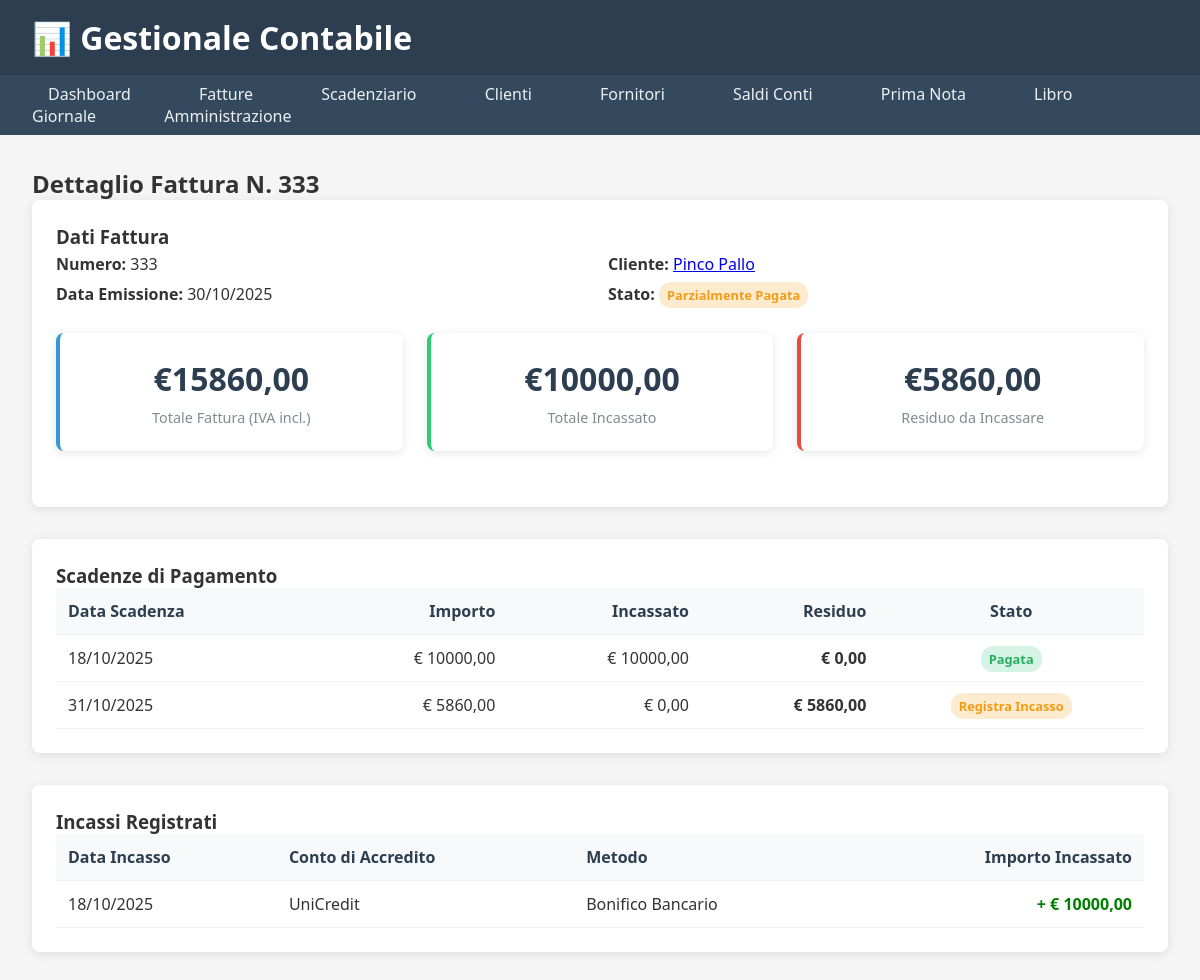
The page /fatture/3/ on the database its author committed.
### fatture/models.py (models this page shows, shortened)
class Fattura(models.Model):
    cliente = models.ForeignKey(
        'clienti.Cliente',  # Referenza all'app clienti
        on_delete=models.PROTECT,  # Impedisce cancellazione se ci sono fatture
        related_name='fatture',
        verbose_name="Cliente",
        help_text="Seleziona il cliente a cui intestare la fattura"
    )
    numero = models.CharField(
        max_length=20,
        verbose_name="Numero Fattura"
    )
    data_emissione = models.DateField(
        verbose_name="Data Emissione"
    )
    importo_totale = models.DecimalField(
        max_digits=10,
        decimal_places=2,
        verbose_name="Importo Totale Fattura"
    )
    aliquota_iva = models.DecimalField(
        max_digits=5,
        decimal_places=2,
        default=22.00,
        verbose_name="Aliquota IVA"
    )
    descrizione = models.TextField(blank=True)
    STATO_FATTURA = [
        ('bozza', 'Bozza'),
        ('emessa', 'Emessa'),
        ('parzialmente_pagata', 'Parzialmente Pagata'),
        ('pagata', 'Pagata'),
    ]
    stato = models.CharField(
        max_length=20,
        choices=STATO_FATTURA,
        default='bozza'
    )
    def importo_incassato(self):
        if not hasattr(self, 'scadenze') or not self.scadenze.exists():
            return Decimal('0.00')
        total_incassato = sum(scadenza.importo_incassato() for scadenza in self.scadenze.all())
        return total_incassato
    def importo_residuo(self):
        return self.totale_complessivo() - self.importo_incassato()
    def calcola_iva(self):
        if self.importo_totale is None or self.aliquota_iva is None:
            return 0  # Evita l'errore se i dati non sono ancora stati inseriti
        return (self.importo_totale * self.aliquota_iva) / 100
    def totale_complessivo(self):
        if self.importo_totale is None:
            return 0  # Evita l'errore durante la creazione
        return self.importo_totale + self.calcola_iva()

class ScadenzaFattura(models.Model):
    fattura = models.ForeignKey(
        Fattura,
        on_delete=models.CASCADE,
        related_name='scadenze',
        verbose_name="Fattura di Riferimento"
    )
    data_scadenza = models.DateField(
        verbose_name="Data Scadenza Pagamento"
    )
    importo = models.DecimalField(
        max_digits=10,
        decimal_places=2,
        verbose_name="Importo Scadenza"
    )
    STATO_SCADENZA = [
        ('da_pagare', 'Da Pagare'),
        ('parzialmente_pagata', 'Parzialmente Pagata'),
        ('pagata', 'Pagata'),
    ]
    stato = models.CharField(
        max_length=20,
        choices=STATO_SCADENZA,
        default='da_pagare'
    )
    data_pagamento = models.DateField(
        null=True,
        blank=True,
        verbose_name="Data Effettiva Pagamento"
    )
    def importo_incassato(self):
        if hasattr(self, 'incassi') and self.incassi.exists():
            return sum(incasso.importo_incassato for incasso in self.incassi.all())
        return Decimal('0.00')
    def is_scaduta(self):
        if not self.data_scadenza:
            return False
        return (self.data_scadenza < timezone.now().date()
                and self.stato != 'pagata')
    class Meta:
        verbose_name = "Scadenza Fattura"
        verbose_name_plural = "Scadenze Fatture"
        ordering = ['data_scadenza']

### clienti/models.py (models this page shows, shortened)
class Cliente(models.Model):
    ragione_sociale = models.CharField(
        max_length=200,
        verbose_name="Ragione Sociale",
        help_text="Nome completo dell'azienda o della persona"
    )
    indirizzo = models.CharField(
        max_length=255,
        verbose_name="Indirizzo",
        blank=True
    )
    citta = models.CharField(
        max_length=100,
        verbose_name="Città",
        blank=True
    )
    cap = models.CharField(
        max_length=5,
        verbose_name="CAP",
        blank=True,
        validators=[RegexValidator(r'^\d{5}$', 'Il CAP deve avere 5 numeri')]
    )
    provincia = models.CharField(
        max_length=2,
        verbose_name="Provincia",
        blank=True,
        help_text="Sigla provincia (es: RM)"
    )
    partita_iva = models.CharField(
        max_length=11,
        verbose_name="Partita IVA",
        unique=True,
        validators=[RegexValidator(r'^\d{11}$', 'La P.IVA deve avere 11 numeri')],
        help_text="Partita IVA (11 cifre)"
    )
    codice_fiscale = models.CharField(
        max_length=16,
        verbose_name="Codice Fiscale",
        blank=True,
        help_text="Codice Fiscale (16 caratteri)"
    )
    email = models.EmailField(
        verbose_name="Email",
        blank=True
    )
    telefono = models.CharField(
        max_length=20,
        verbose_name="Telefono",
        blank=True
    )
    STATO_CLIENTE = [
        ('attivo', 'Attivo'),
        ('inattivo', 'Inattivo'),
        ('bloccato', 'Bloccato'),
    ]
    stato = models.CharField(
        max_length=10,
        choices=STATO_CLIENTE,
        default='attivo',
        verbose_name="Stato Cliente"
    )
    class Meta:
        verbose_name = "Cliente"
        verbose_name_plural = "Clienti"
        ordering = ['ragione_sociale']

### tesoreria/models.py (models this page shows, shortened)
class Incasso(models.Model):
    scadenza = models.ForeignKey(
        'fatture.ScadenzaFattura',  # Referenza all'app fatture
        on_delete=models.CASCADE,
        related_name='incassi',
        verbose_name="Scadenza Fattura",
        help_text="Seleziona la scadenza a cui associare l'incasso"
    )
    conto_bancario = models.ForeignKey(
        ContoBancario,
        on_delete=models.PROTECT,
        related_name='incassi',
        verbose_name="Conto di Accredito",
        help_text="Seleziona il conto su cui è stato incassato l'importo"
    )
    data_incasso = models.DateField(
        verbose_name="Data Incasso",
        default=timezone.localdate,
        help_text="Data in cui è avvenuto materialmente l'incasso"
    )
    importo_incassato = models.DecimalField(
        max_digits=10,
        decimal_places=2,
        verbose_name="Importo Incassato",
        validators=[MinValueValidator(Decimal('0.01'))],
        help_text="Importo effettivamente incassato"
    )
    METODO_PAGAMENTO = [
        ('bonifico', 'Bonifico Bancario'),
        ('assegno', 'Assegno'),
        ('contanti', 'Contanti'),
        ('pos', 'Carta di Credito/POS'),
        ('ria', 'RID/Riba'),
        ('altro', 'Altro'),
    ]
    metodo_pagamento = models.CharField(
        max_length=10,
        choices=METODO_PAGAMENTO,
        default='bonifico',
        verbose_name="Metodo di Pagamento"
    )
    note = models.TextField(
        blank=True,
        verbose_name="Note",
        help_text="Eventuali note sull'incasso (riferimenti, causale, etc.)"
    )
    class Meta:
        verbose_name = "Incasso"
        verbose_name_plural = "Incassi"
        ordering = ['-data_incasso']

class ContoBancario(models.Model):
    TIPO_CONTO = [
        ('bancario', 'Conto Bancario'),
        ('cassa', 'Cassa'),
        ('paypal', 'PayPal/Conto Online'),
        ('altro', 'Altro'),
    ]
    nome = models.CharField(
        max_length=100,
        verbose_name="Nome Conto",
        help_text="Nome identificativo del conto (es: Banca Intesa Conto Corrente)"
    )
    tipo_conto = models.CharField(
        max_length=10,
        choices=TIPO_CONTO,
        default='bancario',
        verbose_name="Tipo Conto"
    )
    intestatario = models.CharField(
        max_length=200,
        verbose_name="Intestatario",
        blank=True
    )
    iban = models.CharField(
        max_length=27,
        verbose_name="IBAN",
        blank=True,
        validators=[RegexValidator(
            regex=r'^[A-Z]{2}\d{2}[A-Z0-9]{1,30}$',
            message='Inserire un IBAN valido'
        )]
    )
    nome_banca = models.CharField(
        max_length=100,
        verbose_name="Nome Banca",
        blank=True
    )
    conto_contabile = models.ForeignKey(
        PianoDeiConti,
        on_delete=models.PROTECT,
        verbose_name="Conto Contabile Associato",
        null=True, blank=True, # Rendilo opzionale per ora
        limit_choices_to={'codice__startswith': '1.1.0'} # Mostra solo conti di liquidità (Cassa, Banche)
    )
    attivo = models.BooleanField(
        default=True,
        verbose_name="Conto Attivo",
        help_text="Se deselezionato, il conto non sarà più utilizzabile per nuovi movimenti"
    )
    def __str__(self):
        return f"{self.nome}"
    class Meta:
        verbose_name = "Conto Bancario"
        verbose_name_plural = "Conti Bancari"
        ordering = ['tipo_conto', 'nome']

### fatture/views.py (the view, shortened to what this page needs)
# urls.py: path('<int:pk>/', views.dettaglio_fattura, name='dettaglio_fattura'),
def dettaglio_fattura(request, pk):
    fattura = get_object_or_404(Fattura.objects.select_related('cliente'), pk=pk)
    incasso_form = form if request.method == 'POST' and not form.is_valid() else IncassoForm()
    scadenze = fattura.scadenze.annotate(
        totale_incassato=Coalesce(Sum('incassi__importo_incassato'), Decimal('0.00'))
    ).annotate(
        residuo_calcolato=F('importo') - F('totale_incassato')
    ).order_by('data_scadenza')
    incassi = Incasso.objects.filter(scadenza__fattura=fattura).select_related('conto_bancario').order_by('data_incasso')
    context = {
        'fattura': fattura,
        'incasso_form': incasso_form,
        'scadenze': scadenze,
        'incassi': incassi,
        'titolo_pagina': f"Dettaglio Fattura N. {fattura.numero}"
    }
    return render(request, 'fatture/dettaglio_fattura.html', context)

### templates/fatture/dettaglio_fattura.html (shortened to what this page needs)
{% extends "base.html" %} {% block content %}
<div style="display: flex; justify-content: space-between; align-items: center">
  <h2>{{ titolo_pagina }}</h2>
</div>
<div class="section">
  <h3>Dati Fattura</h3>
  <div class="anagrafica-grid">
    <div class="anagrafica-col">
      <div><strong>Numero:</strong> {{ fattura.numero }}</div>
      <div>
        <strong>Data Emissione:</strong> {{ fattura.data_emissione|date:"d/m/Y"}}
      </div>
    </div>
    <div class="anagrafica-col">
      <div>
        <strong>Cliente:</strong>
        <a href="{% url 'clienti:dettaglio_cliente' fattura.cliente.pk %}"
          >{{ fattura.cliente.ragione_sociale }}</a
        >
      </div>
      <div>
        <strong>Stato:</strong>
        <span
          class="badge {% if fattura.stato == 'pagata' %}success{% elif fattura.stato == 'parzialmente_pagata' %}warning{% else %}danger{% endif %}"
          >{{ fattura.get_stato_display }}</span
        >
      </div>
    </div>
  </div>
  <div class="kpi-grid" style="grid-template-columns: repeat(3, 1fr)">
    <div class="kpi-card">
      <div class="kpi-value">
        €{{ fattura.totale_complessivo|floatformat:2 }}
      </div>
      <div class="kpi-label">Totale Fattura (IVA incl.)</div>
    </div>
    <div class="kpi-card success">
      <div class="kpi-value">
        €{{ fattura.importo_incassato|floatformat:2 }}
      </div>
      <div class="kpi-label">Totale Incassato</div>
    </div>
    <div class="kpi-card {% if fattura.importo_residuo > 0 %}alert{% endif %}">
      <div class="kpi-value">€{{ fattura.importo_residuo|floatformat:2 }}</div>
      <div class="kpi-label">Residuo da Incassare</div>
    </div>
  </div>
</div>
<div class="section">
  <h3>Scadenze di Pagamento</h3>
  <table class="table">
    <thead>
      <tr>
        <th>Data Scadenza</th>
        <th style="text-align: right">Importo</th>
        <th style="text-align: right">Incassato</th>
        <th style="text-align: right">Residuo</th>
        <th style="text-align: center">Stato</th>
      </tr>
    </thead>
    <tbody>
      {% for scadenza in scadenze %}
      <tr class="{% if scadenza.is_scaduta %}scadenza-scaduta{% endif %}">
        <td>{{ scadenza.data_scadenza|date:"d/m/Y" }}</td>
        <td style="text-align: right">
          € {{ scadenza.importo|floatformat:2 }}
        </td>
        <td style="text-align: right">
          € {{ scadenza.importo_incassato|floatformat:2 }}
        </td>
        <td style="text-align: right; font-weight: bold">
          € {{ scadenza.residuo_calcolato|floatformat:2 }}
        </td>
        <td style="text-align: center">
           {% if scadenza.stato != 'pagata' %}
          <span
            class="badge {% if scadenza.is_scaduta %}danger{% else %}warning{% endif %} open-modal-btn"
            style="cursor: pointer"
            data-scadenza-id="{{ scadenza.id }}"
            data-residuo="{{ scadenza.residuo_calcolato }}"
            data-fattura-numero="{{ scadenza.fattura.numero }}"
            >Registra Incasso</span
          >
          {% else %}
          <span class="badge success">{{ scadenza.get_stato_display }}</span>
          {% endif %}
        </td>
      </tr>
      {% empty %}
      <tr>
        <td colspan="5">Nessuna scadenza definita per questa fattura.</td>
      </tr>
      {% endfor %}
    </tbody>
  </table>
</div>
<div class="section">
  <h3>Incassi Registrati</h3>
  <table class="table">
    <thead>
      <tr>
        <th>Data Incasso</th>
        <th>Conto di Accredito</th>
        <th>Metodo</th>
        <th style="text-align: right">Importo Incassato</th>
      </tr>
    </thead>
    <tbody>
      {% for incasso in incassi %}
      <tr>
        <td>{{ incasso.data_incasso|date:"d/m/Y" }}</td>
        <td>{{ incasso.conto_bancario.nome }}</td>
        <td>{{ incasso.get_metodo_pagamento_display }}</td>
        <td style="text-align: right; color: green; font-weight: bold">
          + € {{ incasso.importo_incassato|floatformat:2 }}
        </td>
      </tr>
      {% empty %}
      <tr>
        <td colspan="4">Nessun incasso registrato per questa fattura.</td>
      </tr>
      {% endfor %}
    </tbody>
  </table>
</div>
{% endblock %}

### templates/base.html (style rules this page uses)
* { margin: 0; padding: 0; box-sizing: border-box; }
body { font-family: "Segoe UI", Tahoma, Geneva, Verdana, sans-serif; background: #f5f5f5; color: #333; }
.kpi-grid { display: grid; grid-template-columns: repeat(auto-fit, minmax(250px, 1fr)); gap: 1.5rem; margin-bottom: 2rem; }
.kpi-card { background: white; padding: 1.5rem; border-radius: 8px; box-shadow: 0 2px 10px rgba(0, 0, 0, 0.1); border-left: 4px solid #3498db; text-align: center; }
.kpi-card.alert { border-left-color: #e74c3c; }
.kpi-card.success { border-left-color: #2ecc71; }
.kpi-value { font-size: 2rem; font-weight: bold; color: #2c3e50; }
.kpi-label { color: #7f8c8d; font-size: 0.9rem; margin-top: 0.5rem; }
.section { background: white; padding: 1.5rem; border-radius: 8px; box-shadow: 0 2px 10px rgba(0, 0, 0, 0.1); margin-bottom: 2rem; }
.table { width: 100%; border-collapse: collapse; }
.table th, .table td { padding: 0.75rem; text-align: left; border-bottom: 1px solid #ecf0f1; }
.table th { background: #f8f9fa; font-weight: 600; color: #2c3e50; }
.badge { padding: 0.25rem 0.5rem; border-radius: 12px; font-size: 0.8rem; font-weight: bold; }
.badge.success { background: #d5f4e6; color: #27ae60; }
.badge.warning { background: #fdebd0; color: #f39c12; }
.anagrafica-grid { display: grid; grid-template-columns: repeat(auto-fit, minmax(300px, 1fr)); gap: 1rem; margin-bottom: 1.5rem; }
.anagrafica-col div { padding: 0.25rem 0; }

### rows shown on the page
Fattura: numero "333", data_emissione "30/10/2025", cliente.ragione_sociale "Pinco Pallo", stato "Parzialmente Pagata", totale_complessivo "15860,00", importo_incassato "10000,00", importo_residuo "5860,00"
ScadenzaFattura: data_scadenza "18/10/2025", importo "10000,00", importo_incassato "10000,00", residuo_calcolato "0,00", stato "Pagata"
ScadenzaFattura: data_scadenza "31/10/2025", importo "5860,00", importo_incassato "0,00", residuo_calcolato "5860,00"
Incasso: data_incasso "18/10/2025", conto_bancario.nome "UniCredit", metodo_pagamento "Bonifico Bancario", importo_incassato "10000,00"

### other values the page prints
{{ titolo_pagina }} "Dettaglio Fattura N. 333"
